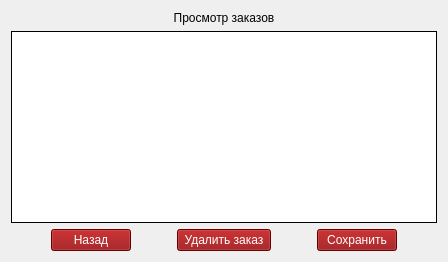
            <widget class="QWidget" name="page2">
             <layout class="QVBoxLayout" name="verticalLayout_33">
              <item>
               <layout class="QVBoxLayout" name="verticalLayout_34">
                <item>
                 <widget class="QLabel" name="label_48">
                  <property name="styleSheet">
                   <string notr="true">font: 13pt &quot;MS Shell Dlg 2&quot;;</string>
                  </property>
                  <property name="text">
                   <string>Просмотр заказов</string>
                  </property>
                  <property name="alignment">
                   <set>Qt::AlignCenter</set>
                  </property>
                 </widget>
                </item>
               </layout>
              </item>
              <item>
               <widget class="QTableWidget" name="table_orders_2">
                <property name="styleSheet">
                 <string notr="true">background-color: rgb(255, 255, 255); </string>
                </property>
                <property name="frameShape">
                 <enum>QFrame::Box</enum>
                </property>
                <property name="frameShadow">
                 <enum>QFrame::Plain</enum>
                </property>
                <property name="editTriggers">
                 <set>QAbstractItemView::NoEditTriggers</set>
                </property>
               </widget>
              </item>
              <item>
               <layout class="QHBoxLayout" name="horizontalLayout_57">
                <item>
                 <spacer name="horizontalSpacer_59">
                  <property name="orientation">
                   <enum>Qt::Horizontal</enum>
                  </property>
                  <property name="sizeHint" stdset="0">
                   <size>
                    <width>40</width>
                    <height>20</height>
                   </size>
                  </property>
                 </spacer>
                </item>
                <item>
                 <widget class="QPushButton" name="btn_back_ord_3">
                  <property name="styleSheet">
                   <string notr="true">background-color: rgb(143, 0, 2);
font: 9pt &quot;Comic Sans MS&quot;;
color: rgb(255, 255, 255);</string>
                  </property>
                  <property name="text">
                   <string> Назад </string>
                  </property>
                 </widget>
                </item>
                <item>
                 <spacer name="horizontalSpacer_60">
                  <property name="orientation">
                   <enum>Qt::Horizontal</enum>
                  </property>
                  <property name="sizeHint" stdset="0">
                   <size>
                    <width>40</width>
                    <height>20</height>
                   </size>
                  </property>
                 </spacer>
                </item>
                <item>
                 <widget class="QPushButton" name="btn_del_order_2">
                  <property name="styleSheet">
                   <string notr="true">background-color: rgb(143, 0, 2);
font: 9pt &quot;Comic Sans MS&quot;;
color: rgb(255, 255, 255);</string>
                  </property>
                  <property name="text">
                   <string> Удалить заказ </string>
                  </property>
                 </widget>
                </item>
                <item>
                 <spacer name="horizontalSpacer_61">
                  <property name="orientation">
                   <enum>Qt::Horizontal</enum>
                  </property>
                  <property name="sizeHint" stdset="0">
                   <size>
                    <width>40</width>
                    <height>20</height>
                   </size>
                  </property>
                 </spacer>
                </item>
                <item>
                 <widget class="QPushButton" name="btn_save_order_2">
                  <property name="styleSheet">
                   <string notr="true">background-color: rgb(143, 0, 2);
font: 9pt &quot;Comic Sans MS&quot;;
color: rgb(255, 255, 255);</string>
                  </property>
                  <property name="text">
                   <string> Сохранить </string>
                  </property>
                 </widget>
                </item>
                <item>
                 <spacer name="horizontalSpacer_62">
                  <property name="orientation">
                   <enum>Qt::Horizontal</enum>
                  </property>
                  <property name="sizeHint" stdset="0">
                   <size>
                    <width>40</width>
                    <height>20</height>
                   </size>
                  </property>
                 </spacer>
                </item>
               </layout>
              </item>
             </layout>
            </widget>
